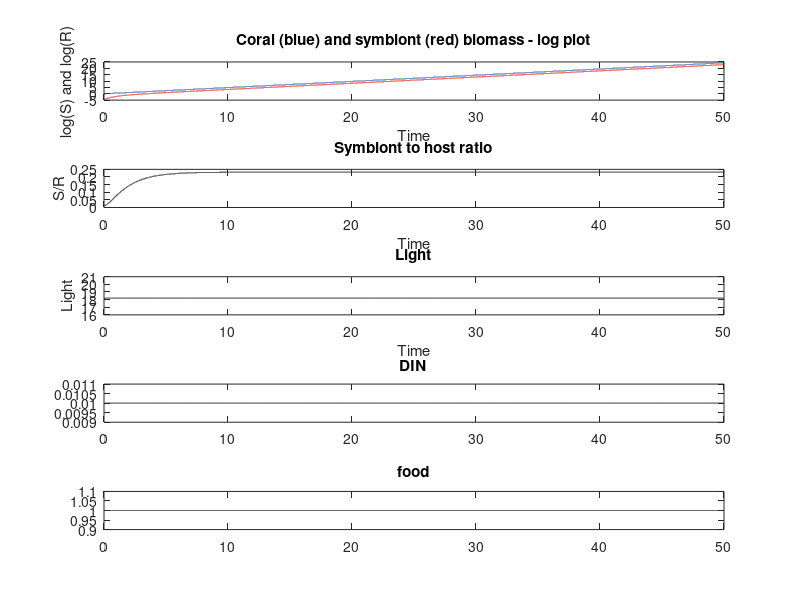

This figure's MATLAB source:
% MINIMAL CORAL MODEL
% BASED ON MINIMAL PLANT MODEL - NISBET NOTES OF 5/25/15

% CODE LAST UPDATED 9/18/15 - RC

clear all

%CHOICE OF IMPLEMENTATIONS OF SYNTHESIZING UNIT - COMMENT THE ONE NOT USED
%synth = @(x,y) min(x,y);      % MINIMUM RULE
synth = @(x,y) x*y*(x+y)/(x^2 + x*y + y^2);    %PARALLEL, COMPLEMENTARY SU


%Run specification
dt=0.001;		% time step.
tmax=50;     % run length
t=0:dt:tmax;  %time vector.

% Define environmental vectors (Light (L), Prey (X), DIN (N))
L=linspace(8e7,8e7,length(t)); % constant light vector
%L=linspace(8e7,8e12,length(t)); % increasing light vector
%L=100*sin(pi*t) + 100; % sinusoidal light vector
%L=[linspace(8e13,8e8,length(t)/2),linspace(8e7,8e7, length(t)/2+1)]; % decreasing to zero light vector
%L=[linspace(8e9,8e9,length(t)/4),linspace(8e13,8e13,length(t)/4),linspace(5e6,5e6,length(t)/4),linspace(0,0,length(t)/4+1)];
X=linspace(1,1,length(t)); % food vector  % less food --> higher S/H
N=linspace(0.01,0.01,length(t)); % DIN vector

%model parameters
gammaR = 0.2; % biomass loss rate of coral per C-mol
gammaS = 0.2; % biomass loss rate of symbiont per C-mol
nnS = 0.15; % N:C ratio in symbiont
nnR = 0.2; % N:C ratio in coral
nnX = 0.2; % N:C ratio in prey
yCL = 0.05; % yield of carbon from light (photons)
Cmax= 6; % maximum carbon production per C-mol of symbiont
ds=1/(5e-6); % symbiont C-mol / cross sectional area
jIp=50e6;  % inhibition scaling parameter -- what is this? photons / sec?
Ipswitch=1; % photoinhibition on/off switch

%initialization values
S(1)=0.01;  R(1)=1; % specify symbiont and coral starting biomass
UL(1) = S(1) / ds * L(1);  % uptake of light prop. to sym biomass and external light
UX(1) = R(1) * X(1);
UN(1) = R(1) * N(1);
UC(1) = 0 ;
QS(1) = 0;  
QR(1) = 0;
rhoC(1) = UC(1); 
rhoN(1) = UN(1); 
TS(1) = gammaS*S(1);  
TR(1) = gammaR*R(1);
 

%updating
for i = 2:length(t),	
   %UL(i) = S(i-1) * L(i);  % uptake of light (symbiont)
   %UC(i) = synth(UL(i) * yCL, TR(i-1));  % uptake of carbon (symbiont)
   UL(i) = L(i) / ds * S(i-1);  % total uptake of light at time t
   JIp(i) = jIp * S(i-1); % inhibition scaling -- should be multiplied by S biomass?
   B1(i) = 1/TR(i-1);  % 1/total flux of carbon to symbiont photosynthesis
   C1(i) = 1/(yCL * UL(i));  % 1/total flux of light to symbiont photosynthesis
   D1(i) = 1/(TR(i-1)+yCL*UL(i));
   inhibp(i) = (1+Ipswitch*UL(i)/JIp(i));
   UC(i) = 1 / ((1/(Cmax*S(i-1))*inhibp(i))+(B1(i)+C1(i)-D1(i)));
   UX(i) = R(i-1) * X(i);  % uptake of food (coral)
   UN(i) = R(i-1) * N(i);  % uptake of DIN (coral)
   TS(i) = gammaS * S(i-1);  % turnover of symbiont
   TR(i) = gammaR * R(i-1);  % turnover of coral
   QS(i) = synth(UC(i), (rhoN(i-1))/nnS);  % formation of symbiont biomass
   QR(i) = synth(rhoC(i-1) + UX(i-1), (UN(i) + nnX * UX(i-1))/nnR);  % formation of coral biomass
   rhoC(i) = max(UC(i) - QS(i), 0);  % rejection of carbon from symbiont to coral
   rhoN(i) = max(UN(i) + nnX * UX(i) - nnR * QR(i), 0);  % rejection of nitrogen from coral to symbiont
   S(i) = S(i-1) + dt * (QS(i) - TS(i));  % change in symbiont biomass
   R(i) = R(i-1) + dt * (QR(i) - TR(i));  % change in coral biomass
end


%Estimate final slope (growth rate)
M=length(t);
R(M);
S(M);
slope=(log(R(M))-log(R(M-10)))/(10*dt)

%Plots.
subplot(5,1,1)
plot(t, log(R), t, log(S), 'r')
%hold on
%plot(t,log(S), 'r')
title('Coral (blue) and symbiont (red) biomass - log plot');
xlabel('Time');
ylabel('log(S) and log(R)');
%hold off

subplot(5,1,2)
plot(t, S./R, 'black')
title('Symbiont to host ratio');
xlabel('Time')
ylabel('S/R')

subplot(5,1,3)
plot(t, log(L+1), 'black')
title('Light');
xlabel('Time')
ylabel('Light')

subplot(5,1,4)
plot(t, N, 'black')
title('DIN');

subplot(5,1,5)
plot(t, X, 'black')
title('food');

%subplot(3,2,3)
%plot(t,rhoN./UN)
%hold on
%plot(t,rhoC./UC,'r')
%hold off
%title('Rejection flux to uptake ratio.  red: carbon, blue: nitrogen');
%xlabel('time')
%ylabel('rhoN and rhoC')

%subplot(3,2,4)
%plot(t,wN./UN)
%hold on
%plot(t,wC./UC,'r')
%hold off
%title('waste fluxe to uptake ratio - red: carbon, blue: nitrogen');
%xlabel('time')
%ylabel('wN and wC')

